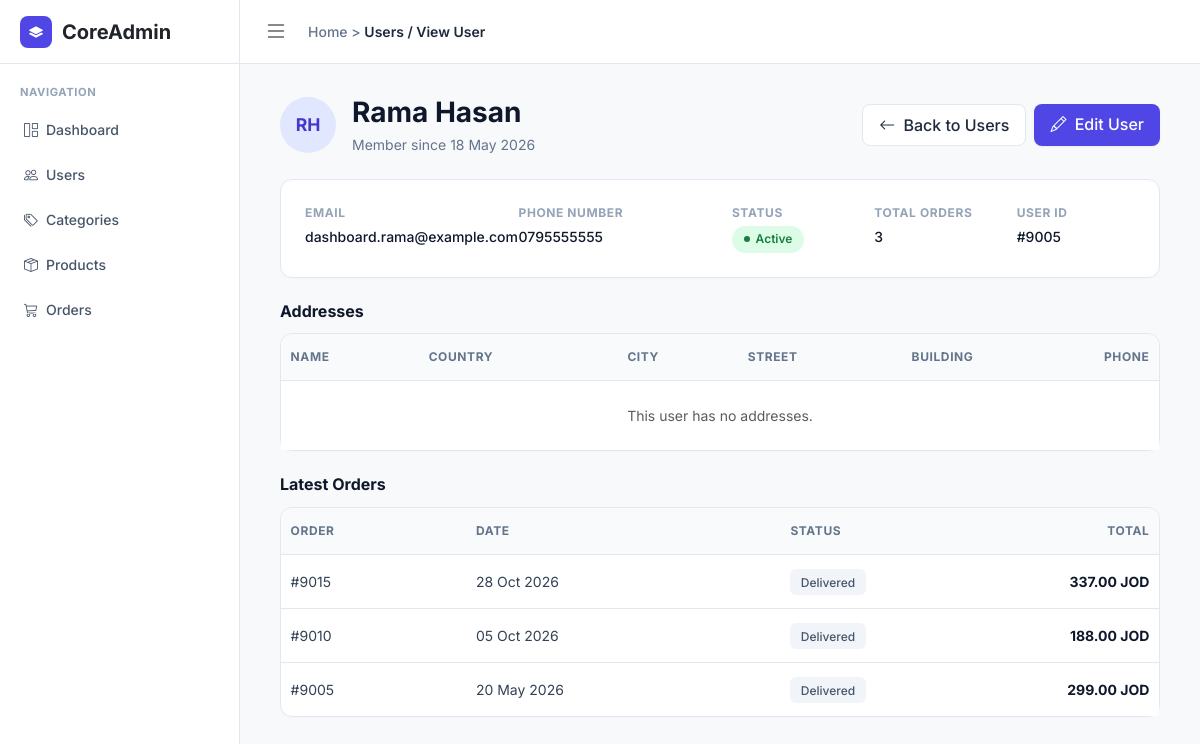
Page /admin/user-view.php?id=9005 on the committed database.
### tables this page shows
CREATE TABLE `users` (
  `id` int(11) NOT NULL,
  `full_name` varchar(255) NOT NULL,
  `email` varchar(255) NOT NULL,
  `password_hash` varchar(255) NOT NULL,
  `phone` varchar(20) DEFAULT NULL,
  `is_active` tinyint(1) NOT NULL DEFAULT 1,
  `created_at` timestamp NOT NULL DEFAULT current_timestamp()
);

CREATE TABLE `orders` (
  `id` int(11) NOT NULL,
  `user_id` int(11) NOT NULL,
  `order_date` timestamp NOT NULL DEFAULT current_timestamp(),
  `total_amount` decimal(10,2) NOT NULL DEFAULT 0.00,
  `order_status` enum('Pending','Confirmed','Shipped','Delivered','Cancelled') DEFAULT 'Pending',
  `full_name` varchar(100) NOT NULL,
  `phone` varchar(20) NOT NULL,
  `country` varchar(100) NOT NULL DEFAULT 'Jordan',
  `city` varchar(100) NOT NULL,
  `area` varchar(100) DEFAULT NULL,
  `shipping_address` varchar(255) NOT NULL,
  `building_details` varchar(255) DEFAULT NULL,
  `shipping_cost` decimal(10,2) NOT NULL DEFAULT 0.00,
  `revenue` decimal(10,2) NOT NULL DEFAULT 0.00
);

### app/models/user.php (called while the page is built, shortened)
<?php
class User
{
    private PDO $db;
    public function __construct(PDO $db)
    {
        $this->db = $db;
    }
    public function getById(int $id): ?array
    {
        $sql = "SELECT u.id, u.full_name, u.email, u.phone, u.is_active, u.created_at,
                       (SELECT COUNT(*) FROM orders o WHERE o.user_id = u.id) AS total_orders,
                       (SELECT a.country FROM address a WHERE a.user_id = u.id
                        ORDER BY a.id LIMIT 1) AS country
                FROM users u
                WHERE u.id = ?";
        $stmt = $this->db->prepare($sql);
        $stmt->execute([$id]);
        $user = $stmt->fetch();
        return $user ?: null;
    }
    public function getAddresses(int $userId): array
    {
        $sql = "SELECT id, full_name, country, city, street, building, phone
                FROM address
                WHERE user_id = ?
                ORDER BY id";
        $stmt = $this->db->prepare($sql);
        $stmt->execute([$userId]);
        return $stmt->fetchAll();
    }
    public function getOrders(int $userId, int $limit = 10): array
    {
        $sql = "SELECT id, order_date, total_amount, order_status
                FROM orders
                WHERE user_id = ?
                ORDER BY order_date DESC, id DESC
                LIMIT ?";
        $stmt = $this->db->prepare($sql);
        $stmt->bindValue(1, $userId, PDO::PARAM_INT);
        $stmt->bindValue(2, $limit, PDO::PARAM_INT);
        $stmt->execute();
        return $stmt->fetchAll();
    }
}

### admin/includes/helpers.php (called while the page is built, shortened)
<?php
function safe($text)
{
    return htmlspecialchars($text, ENT_QUOTES, "UTF-8");
}
function getInitials($fullName)
{
    $words = explode(" ", trim($fullName));
    $firstWord = $words[0];
    $lastWord = $words[count($words) - 1];
    $initials = mb_substr($firstWord, 0, 1);
    if (count($words) > 1) {
        $initials = $initials . mb_substr($lastWord, 0, 1);
    }
    return mb_strtoupper($initials);
}

### admin/user-view.php (the view, shortened to what this page needs)
<?php
require_once __DIR__ . '/../app/models/user.php';
require_once __DIR__ . '/includes/helpers.php';
$database = new Database();
$db = $database->connect();
$userModel = new User($db);
$id = 0;
if (isset($_GET["id"])) {
    $id = (int) $_GET["id"];
}
$user = $userModel->getById($id);
$addresses = $userModel->getAddresses($id);
$orders = $userModel->getOrders($id, 10);
$memberSince = date("d M Y", strtotime($user["created_at"]));
$phone = "—";
if ($user["phone"] !== null && $user["phone"] !== "") {
    $phone = $user["phone"];
}
if ($user["is_active"] == 1) {
    $statusText = "Active";
    $statusClass = "btn-status-pill";
} else {
    $statusText = "Inactive";
    $statusClass = "btn-status-pill inactive";
}
require __DIR__ . '/includes/header.php';
?>
                <div class="page-header">
                    <div class="d-flex align-items-center gap-3">
                        <div class="user-initials user-initials-lg"><?php echo safe(getInitials($user["full_name"])); ?></div>
                        <div>
                            <h1 class="page-title"><?php echo safe($user["full_name"]); ?></h1>
                            <p class="page-subtitle">Member since <?php echo $memberSince; ?></p>
                        </div>
                    </div>
                    <div class="d-flex gap-2">
                        <a href="users.php" class="btn btn-outline-custom">
                            <i class="bi bi-arrow-left me-1"></i> Back to Users
                        </a>
                        <a href="users.php?edit=<?php echo $user["id"]; ?>#edit-user-<?php echo $user["id"]; ?>" class="btn btn-brand">
                            <i class="bi bi-pencil me-1"></i> Edit User
                        </a>
                    </div>
                </div>
                <div class="form-card mb-4">
                    <div class="row g-4">
                        <div class="col-md-3">
                            <div class="detail-label">Email</div>
                            <div class="detail-value"><?php echo safe($user["email"]); ?></div>
                        </div>
                        <div class="col-md-3">
                            <div class="detail-label">Phone number</div>
                            <div class="detail-value"><?php echo safe($phone); ?></div>
                        </div>
                        <div class="col-md-2">
                            <div class="detail-label">Status</div>
                            <div class="detail-value"><span class="<?php echo $statusClass; ?>"><?php echo $statusText; ?></span></div>
                        </div>
                        <div class="col-md-2">
                            <div class="detail-label">Total orders</div>
                            <div class="detail-value"><?php echo $user["total_orders"]; ?></div>
                        </div>
                        <div class="col-md-2">
                            <div class="detail-label">User ID</div>
                            <div class="detail-value">#<?php echo $user["id"]; ?></div>
                        </div>
                    </div>
                </div>
                <h2 class="section-title">Addresses</h2>
                <div class="table-card mb-4">
                    <div class="table-responsive">
                        <table class="custom-table">
                            <thead>
                                <tr>
                                    <th>NAME</th>
                                    <th>COUNTRY</th>
                                    <th>CITY</th>
                                    <th>STREET</th>
                                    <th>BUILDING</th>
                                    <th>PHONE</th>
                                </tr>
                            </thead>
                            <tbody>
                                <?php if (count($addresses) === 0) { ?>
                                    <tr>
                                        <td colspan="6" class="text-center text-muted py-4">This user has no addresses.</td>
                                    </tr>
                                <?php } ?>
                            </tbody>
                        </table>
                    </div>
                </div>
                <h2 class="section-title">Latest Orders</h2>
                <div class="table-card">
                    <div class="table-responsive">
                        <table class="custom-table">
                            <thead>
                                <tr>
                                    <th>ORDER</th>
                                    <th>DATE</th>
                                    <th>STATUS</th>
                                    <th class="text-end">TOTAL</th>
                                </tr>
                            </thead>
                            <tbody>
                                <?php foreach ($orders as $order) { ?>
                                    <tr>
                                        <td>#<?php echo $order["id"]; ?></td>
                                        <td><?php echo date("d M Y", strtotime($order["order_date"])); ?></td>
                                        <td><span class="badge-category"><?php echo safe($order["order_status"]); ?></span></td>
                                        <td class="text-end"><span class="price-text"><?php echo number_format($order["total_amount"], 2); ?> JOD</span></td>
                                    </tr>
                                <?php } ?>
                            </tbody>
                        </table>
                    </div>
                </div>
<?php require __DIR__ . '/includes/footer.php'; ?>

### public/assets/css/admin.css (style rules this page uses)
:root { --bg-main: #f8f9fa; --sidebar-width: 240px; --brand-primary: #4f46e5; --brand-primary-hover: #4338ca; --text-dark: #1e293b; --text-muted: #64748b; --border-color: #e2e8f0; --badge-blue-bg: #e0e7ff; --badge-blue-text: #4338ca; --badge-green-bg: #dcfce7; --badge-green-text: #15803d; --badge-red-bg: #fee2e2; --badge-red-text: #b91c1c; --active-nav-bg: #eef2ff; --active-nav-text: #4f46e5; }
body { font-family: 'Inter', -apple-system, BlinkMacSystemFont, sans-serif; background-color: var(--bg-main); color: var(--text-dark); overflow-x: hidden; font-size: 0.875rem; }
.page-header { display: flex; align-items: center; justify-content: space-between; margin-bottom: 1.5rem; }
.page-title { font-size: 1.75rem; font-weight: 700; color: #0f172a; margin-bottom: 0.25rem; }
.page-subtitle { color: var(--text-muted); margin: 0; font-size: 0.875rem; }
.btn-brand { background-color: var(--brand-primary); color: white; font-weight: 500; border-radius: 8px; padding: 0.5rem 1rem; border: none; box-shadow: 0 1px 2px rgba(0,0,0,0.05); }
.btn-outline-custom { border: 1px solid var(--border-color); background: white; color: var(--text-dark); font-weight: 500; border-radius: 8px; padding: 0.5rem 1rem; }
.table-card { background: #ffffff; border-radius: 12px; border: 1px solid var(--border-color); overflow: visible; box-shadow: 0 1px 3px rgba(0,0,0,0.02); }
.custom-table { width: 100%; margin: 0; border-collapse: separate; border-spacing: 0; }
.custom-table th { background-color: #f8fafc; color: #64748b; font-size: 0.75rem; font-weight: 700; text-transform: uppercase; letter-spacing: 0.05em; padding: 0.875rem 1.25rem; border-bottom: 1px solid var(--border-color); }
.custom-table td { padding: 1rem 1.25rem; vertical-align: middle; border-bottom: 1px solid var(--border-color); color: #334155; }
.custom-table tr:last-child td { border-bottom: none; }
.badge-category { background-color: #f1f5f9; color: #475569; font-weight: 500; font-size: 0.75rem; padding: 0.35rem 0.65rem; border-radius: 6px; }
.btn-status-pill { background-color: var(--badge-green-bg); color: var(--badge-green-text); font-weight: 600; font-size: 0.75rem; padding: 0.3rem 0.75rem; border-radius: 20px; border: none; display: inline-flex; align-items: center; gap: 0.35rem; }
.btn-status-pill::before { content: ''; width: 6px; height: 6px; border-radius: 50%; background-color: var(--badge-green-text); }
.price-text { font-weight: 700; color: #0f172a; }

### public/assets/css/users.css (style rules this page uses)
.user-initials { width: 40px; height: 40px; border-radius: 50%; background-color: var(--badge-blue-bg); color: var(--badge-blue-text); display: flex; align-items: center; justify-content: center; font-weight: 700; font-size: 0.875rem; flex-shrink: 0; }
.custom-table th:last-child, .custom-table td:last-child { width: 1%; white-space: nowrap; position: sticky; right: 0; z-index: 2; }
.custom-table td:last-child { background-color: #ffffff; }
@media (max-width: 1399.98px) { .custom-table th, .custom-table td { padding-left: 0.6rem; padding-right: 0.6rem; } }
@media (max-width: 1399.98px) { .user-initials { width: 34px; height: 34px; font-size: 0.8rem; } }
.custom-table thead th:first-child { border-top-left-radius: 12px; }
.custom-table thead th:last-child { border-top-right-radius: 12px; }
.form-card { background: #ffffff; border-radius: 12px; border: 1px solid var(--border-color); padding: 1.5rem; box-shadow: 0 1px 3px rgba(0,0,0,0.02); }
.detail-label { font-size: 0.75rem; font-weight: 700; color: #94a3b8; text-transform: uppercase; letter-spacing: 0.05em; margin-bottom: 0.25rem; }
.detail-value { font-weight: 500; color: #0f172a; }
.section-title { font-size: 1rem; font-weight: 700; color: #0f172a; margin-bottom: 0.75rem; }
.user-initials-lg { width: 56px; height: 56px; font-size: 1.1rem; }

### rows in the picture
users: full_name "RH", full_name "Rama Hasan", created_at "18 May 2026", email "dashboard.rama@example.com", phone "0795555555", is_active "Active", id "9005"
orders: id "9015", order_date "28 Oct 2026", order_status "Delivered", total_amount "337.00"
orders: id "9010", order_date "05 Oct 2026", order_status "Delivered", total_amount "188.00"
orders: id "9005", order_date "20 May 2026", order_status "Delivered", total_amount "299.00"

### other values in the picture
safe($breadcrumb) "Users / View User"
$user["total_orders"] "3"
